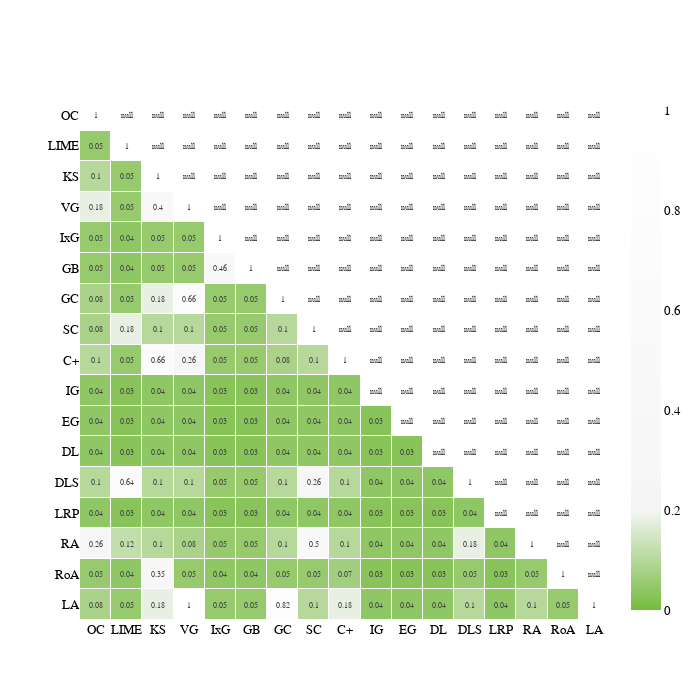

The cell this chart's notebook holds for it:
### Code cell
compl = pd.read_csv(os.getcwd()[:-9] + "/data/compl.csv", header=None)
test_compl = np.zeros((17, 17))

for i in range(17):
    for j in range(17):
        test_compl[i, j] = mannwhitneyu(
            compl.iloc[i, :], compl.iloc[j, :], use_continuity=False
        )[1]


compl = pd.DataFrame(np.round(test_compl, 2)).where(
    np.tril(np.ones(test_compl.shape)).astype(bool)
)
compl.columns = names
compl.index = names

import plotly.graph_objects as go

heat = go.Heatmap(
    z=compl,
    x=compl.columns,
    y=compl.columns,
    text=np.round(compl.to_numpy(), 2),
    texttemplate="%{text}",
    textfont_size=8,
    zmin=0,  # Sets the lower bound of the color domain
    zmax=1,
    xgap=1,  # Sets the horizontal gap (in pixels) between bricks
    ygap=1,
    colorscale=[
        [0.0, "#76BB40"],
        [0.2, "rgb(245, 245, 245)"],
        [1.0, "rgb(255, 255, 255)"],
    ],
)

layout = go.Layout(
    template="plotly_white",
    width=700,
    height=700,
    # title="Correlation between Histomics",
    xaxis_showgrid=False,
    yaxis_showgrid=False,
    yaxis_autorange="reversed",
    font=dict(family="Helvetica", color="#000000", size=13),
)

fig = go.Figure(data=[heat], layout=layout)
fig.write_image(os.getcwd()[:-9] + "/data/figures/test_heatmap_compl.png", scale=2)
fig.show()

### Figure 1 — Plotly figure (JSON) as saved in the notebook; plotly's stock layout.template omitted (floating-point values rounded to 4 significant figures; data arrays with more than 128 entries replaced by an {"elided": "..."} marker saying what was removed)
{"data": [{"colorscale": [[0, "#76BB40"], [0.2, "rgb(245, 245, 245)"], [1, "rgb(255, 255, 255)"]], "text": {"elided": "17x17 float values"}, "textfont": {"size": 8}, "texttemplate": "%{text}", "type": "heatmap", "x": ["OC", "LIME", "KS", "VG", "IxG", "GB", "GC", "SC", "C+", "IG", "EG", "DL", "DLS", "LRP", "RA", "RoA", "LA"], "xgap": 1, "y": ["OC", "LIME", "KS", "VG", "IxG", "GB", "GC", "SC", "C+", "IG", "EG", "DL", "DLS", "LRP", "RA", "RoA", "LA"], "ygap": 1, "z": {"elided": "17x17 float values"}, "zmax": 1, "zmin": 0}], "layout": {"font": {"color": "#000000", "family": "Helvetica", "size": 13}, "height": 700, "width": 700, "xaxis": {"showgrid": false}, "yaxis": {"autorange": "reversed", "showgrid": false}}}
